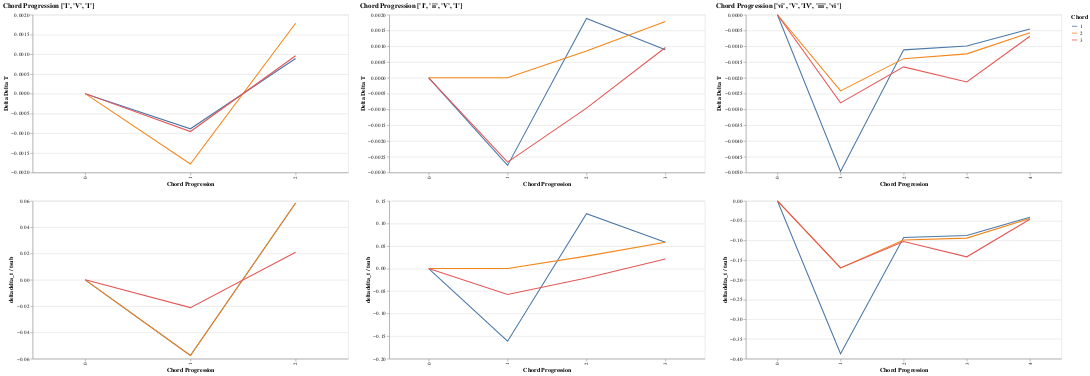

The cell this chart's notebook holds for it:
### Code cell
## generating multiple linecharts and horizontally faceting them or appending
chord_transitions= [
    
    [['C2', 'G3','C4','E4'],['G2','G3', 'B3','F4'],['C2','G3','C4','E4']],
    [['C2', 'G3','C4','E4'],['D2','F3', 'A3','D4'],['G2','G3', 'B3','F4'],['C2','G3','C4','E4']],
    [['A3','C4','E4', 'A4'],['G3','D4','G4','B4'],['F3','F4','A4','C5'],['E3','G#4','B4','D5'],['A3','A4','C5','E5']]
    ]
chord_progression_name = [
    ['I','V','I'],
    ['I','ii','V','I'],
    ['vi','V','IV','iii','vi']

]
ultra_chart = None
for cp_index in range(len(chord_transitions)):
    total_df = calculate_total_df(chord_transitions[cp_index],chord_progression_name[cp_index])
    chart = return_line_chart_delta_t_per_chord(total_df)
    chart2 = return_line_chart_delta_t_ratio_per_chord(total_df)
    chart = alt.vconcat(chart,chart2).properties(
        title=f'Chord Progression {chord_progression_name[cp_index]}'
    )
    # chart.save(f'chart_{cp_index}.html')
    ultra_chart = chart if ultra_chart is None else (alt.hconcat(ultra_chart,chart))
ultra_chart

### Figure 1 — Vega-Lite specification as saved in the notebook (floating-point values rounded to 4 significant figures)
{"config": {"view": {"continuousWidth": 300, "continuousHeight": 300}}, "hconcat": [{"hconcat": [{"vconcat": [{"mark": {"type": "line"}, "encoding": {"color": {"field": "order", "title": "Chord", "type": "nominal"}, "tooltip": [{"field": "chord_num", "type": "nominal"}, {"field": "delta_delta_t", "type": "quantitative"}], "x": {"field": "chord_index", "title": "Chord Progression", "type": "ordinal"}, "y": {"field": "delta_delta_t", "title": "Delta Delta T", "type": "quantitative"}}, "height": 300, "width": 600}, {"mark": {"type": "line"}, "encoding": {"color": {"field": "order", "title": "Chord", "type": "nominal"}, "tooltip": [{"field": "chord_num", "type": "nominal"}, {"field": "delta_delta_t", "type": "quantitative"}], "x": {"field": "chord_index", "title": "Chord Progression", "type": "ordinal"}, "y": {"field": "delta_t_tsub_ratio", "title": "deltadelta_t / tsub", "type": "quantitative"}}, "height": 300, "width": 600}], "data": {"name": "data-19482c19a00ed28f44f99adb2e640efb"}, "title": "Chord Progression ['I', 'V', 'I']"}, {"vconcat": [{"mark": {"type": "line"}, "encoding": {"color": {"field": "order", "title": "Chord", "type": "nominal"}, "tooltip": [{"field": "chord_num", "type": "nominal"}, {"field": "delta_delta_t", "type": "quantitative"}], "x": {"field": "chord_index", "title": "Chord Progression", "type": "ordinal"}, "y": {"field": "delta_delta_t", "title": "Delta Delta T", "type": "quantitative"}}, "height": 300, "width": 600}, {"mark": {"type": "line"}, "encoding": {"color": {"field": "order", "title": "Chord", "type": "nominal"}, "tooltip": [{"field": "chord_num", "type": "nominal"}, {"field": "delta_delta_t", "type": "quantitative"}], "x": {"field": "chord_index", "title": "Chord Progression", "type": "ordinal"}, "y": {"field": "delta_t_tsub_ratio", "title": "deltadelta_t / tsub", "type": "quantitative"}}, "height": 300, "width": 600}], "data": {"name": "data-08f44dcd3789403ba05df5b2105ed474"}, "title": "Chord Progression ['I', 'ii', 'V', 'I']"}]}, {"vconcat": [{"mark": {"type": "line"}, "encoding": {"color": {"field": "order", "title": "Chord", "type": "nominal"}, "tooltip": [{"field": "chord_num", "type": "nominal"}, {"field": "delta_delta_t", "type": "quantitative"}], "x": {"field": "chord_index", "title": "Chord Progression", "type": "ordinal"}, "y": {"field": "delta_delta_t", "title": "Delta Delta T", "type": "quantitative"}}, "height": 300, "width": 600}, {"mark": {"type": "line"}, "encoding": {"color": {"field": "order", "title": "Chord", "type": "nominal"}, "tooltip": [{"field": "chord_num", "type": "nominal"}, {"field": "delta_delta_t", "type": "quantitative"}], "x": {"field": "chord_index", "title": "Chord Progression", "type": "ordinal"}, "y": {"field": "delta_t_tsub_ratio", "title": "deltadelta_t / tsub", "type": "quantitative"}}, "height": 300, "width": 600}], "data": {"name": "data-2926d6d6d65107335facb369be2d5e62"}, "title": "Chord Progression ['vi', 'V', 'IV', 'iii', 'vi']"}], "$schema": "https://vega.github.io/schema/vega-lite/v5.20.1.json", "datasets": {"data-19482c19a00ed28f44f99adb2e640efb": [{"t_values": [0.01529, 0.01531, 0.01529, 0.01517], "mean_t_sub": 0.01526, "std_normed": 0.462, "indices": [0.0, 2, 3, 4.0], "difference": 0.0001377, "difference_ratio": 0.009019, "chord_num": "I", "chord": ["C2", "G3", "C4", "E4"], "chord_index": 0, "order": 1, "ratio_delta_t_tsub": 0.009019, "delta_delta_t": 0.0, "shortest_t_sub": 0.0, "shortest_t_sub_index": 0, "delta_t_tsub_ratio": 0.0}, {"t_values": [0.03058, 0.03061, 0.03058, 0.03034], "mean_t_sub": 0.03053, "std_normed": 0.462, "indices": [1.0, 5, 7, 9.0], "difference": 0.0002753, "difference_ratio": 0.009019, "chord_num": "I", "chord": ["C2", "G3", "C4", "E4"], "chord_index": 0, "order": 2, "ratio_delta_t_tsub": 0.009019, "delta_delta_t": 0.0, "shortest_t_sub": 0.0, "shortest_t_sub_index": 0, "delta_t_tsub_ratio": 0.0}, {"t_values": [0.04587, 0.04592, 0.04587, 0.04551], "mean_t_sub": 0.04579, "std_normed": 0.462, "indices": [2.0, 8, 11, 14.0], "difference": 0.000413, "difference_ratio": 0.009019, "chord_num": "I", "chord": ["C2", "G3", "C4", "E4"], "chord_index": 0, "order": 3, "ratio_delta_t_tsub": 0.009019, "delta_delta_t": 0.0, "shortest_t_sub": 0.0, "shortest_t_sub_index": 0, "delta_t_tsub_ratio": 0.0}, {"t_values": [0.01529, 0.01531, 0.0162, 0.01517], "mean_t_sub": 0.01549, "std_normed": 0.4621, "indices": [0.0, 2, 3, 4.0], "difference": 0.00103, "difference_ratio": 0.06646, "chord_num": "V", "chord": ["G2", "G3", "B3", "F4"], "chord_index": 1, "order": 1, "ratio_delta_t_tsub": 0.06646, "delta_delta_t": -0.0008919, "shortest_t_sub": 0.01526, "shortest_t_sub_index": 0, "delta_t_tsub_ratio": -0.05757}, {"t_values": [0.03058, 0.03061, 0.0324, 0.03034], "mean_t_sub": 0.03098, "std_normed": 0.4621, "indices": [1.0, 5, 7, 9.0], "difference": 0.002059, "difference_ratio": 0.06646, "chord_num": "V", "chord": ["G2", "G3", "B3", "F4"], "chord_index": 1, "order": 2, "ratio_delta_t_tsub": 0.06646, "delta_delta_t": -0.001784, "shortest_t_sub": 0.03053, "shortest_t_sub_index": 1, "delta_t_tsub_ratio": -0.05757}, {"t_values": [0.04587, 0.04592, 0.04454, 0.04551], "mean_t_sub": 0.04546, "std_normed": 0.4633, "indices": [2.0, 8, 10, 14.0], "difference": 0.001374, "difference_ratio": 0.03022, "chord_num": "V", "chord": ["G2", "G3", "B3", "F4"], "chord_index": 1, "order": 3, "ratio_delta_t_tsub": 0.03022, "delta_delta_t": -0.000961, "shortest_t_sub": 0.04579, "shortest_t_sub_index": 2, "delta_t_tsub_ratio": -0.02114}, {"t_values": [0.01529, 0.01531, 0.01529, 0.01517], "mean_t_sub": 0.01526, "std_normed": 0.462, "indices": [0.0, 2, 3, 4.0], "difference": 0.0001377, "difference_ratio": 0.009019, "chord_num": "I", "chord": ["C2", "G3", "C4", "E4"], "chord_index": 2, "order": 1, "ratio_delta_t_tsub": 0.009019, "delta_delta_t": 0.0008919, "shortest_t_sub": 0.01549, "shortest_t_sub_index": 0, "delta_t_tsub_ratio": 0.05843}, {"t_values": [0.03058, 0.03061, 0.03058, 0.03034], "mean_t_sub": 0.03053, "std_normed": 0.462, "indices": [1.0, 5, 7, 9.0], "difference": 0.0002753, "difference_ratio": 0.009019, "chord_num": "I", "chord": ["C2", "G3", "C4", "E4"], "chord_index": 2, "order": 2, "ratio_delta_t_tsub": 0.009019, "delta_delta_t": 0.001784, "shortest_t_sub": 0.03098, "shortest_t_sub_index": 1, "delta_t_tsub_ratio": 0.05843}, {"t_values": [0.04587, 0.04592, 0.04587, 0.04551], "mean_t_sub": 0.04579, "std_normed": 0.462, "indices": [2.0, 8, 11, 14.0], "difference": 0.000413, "difference_ratio": 0.009019, "chord_num": "I", "chord": ["C2", "G3", "C4", "E4"], "chord_index": 2, "order": 3, "ratio_delta_t_tsub": 0.009019, "delta_delta_t": 0.000961, "shortest_t_sub": 0.04546, "shortest_t_sub_index": 2, "delta_t_tsub_ratio": 0.02099}], "data-08f44dcd3789403ba05df5b2105ed474": [{"t_values": [0.01529, 0.01531, 0.01529, 0.01517], "mean_t_sub": 0.01526, "std_normed": 0.462, "indices": [0.0, 2, 3, 4.0], "difference": 0.0001377, "difference_ratio": 0.009019, "chord_num": "I", "chord": ["C2", "G3", "C4", "E4"], "chord_index": 0, "order": 1, "ratio_delta_t_tsub": 0.009019, "delta_delta_t": 0.0, "shortest_t_sub": 0.0, "shortest_t_sub_index": 0, "delta_t_tsub_ratio": 0.0}, {"t_values": [0.03058, 0.03061, 0.03058, 0.03034], "mean_t_sub": 0.03053, "std_normed": 0.462, "indices": [1.0, 5, 7, 9.0], "difference": 0.0002753, "difference_ratio": 0.009019, "chord_num": "I", "chord": ["C2", "G3", "C4", "E4"], "chord_index": 0, "order": 2, "ratio_delta_t_tsub": 0.009019, "delta_delta_t": 0.0, "shortest_t_sub": 0.0, "shortest_t_sub_index": 0, "delta_t_tsub_ratio": 0.0}, {"t_values": [0.04587, 0.04592, 0.04587, 0.04551], "mean_t_sub": 0.04579, "std_normed": 0.462, "indices": [2.0, 8, 11, 14.0], "difference": 0.000413, "difference_ratio": 0.009019, "chord_num": "I", "chord": ["C2", "G3", "C4", "E4"], "chord_index": 0, "order": 3, "ratio_delta_t_tsub": 0.009019, "delta_delta_t": 0.0, "shortest_t_sub": 0.0, "shortest_t_sub_index": 0, "delta_t_tsub_ratio": 0.0}, {"t_values": [0.01529, 0.01718, 0.01818, 0.0182], "mean_t_sub": 0.01721, "std_normed": 0.4698, "indices": [0.0, 2, 3, 5.0], "difference": 0.002913, "difference_ratio": 0.1692, "chord_num": "ii", "chord": ["D2", "F3", "A3", "D4"], "chord_index": 1, "order": 1, "ratio_delta_t_tsub": 0.1692, "delta_delta_t": -0.002776, "shortest_t_sub": 0.01526, "shortest_t_sub_index": 0, "delta_t_tsub_ratio": -0.1612}, {"t_values": [0.04587, 0.04582, 0.04545, 0.04551], "mean_t_sub": 0.04566, "std_normed": 0.5103, "indices": [2.0, 7, 9, 14.0], "difference": 0.0004125, "difference_ratio": 0.009035, "chord_num": "ii", "chord": ["D2", "F3", "A3", "D4"], "chord_index": 1, "order": 2, "ratio_delta_t_tsub": 0.009035, "delta_delta_t": 4.661e-07, "shortest_t_sub": 0.04579, "shortest_t_sub_index": 2, "delta_t_tsub_ratio": 1.021e-05}, {"t_values": [0.04587, 0.04582, 0.04545, 0.04854], "mean_t_sub": 0.04642, "std_normed": 0.4621, "indices": [2.0, 7, 9, 15.0], "difference": 0.003085, "difference_ratio": 0.06646, "chord_num": "ii", "chord": ["D2", "F3", "A3", "D4"], "chord_index": 1, "order": 3, "ratio_delta_t_tsub": 0.06646, "delta_delta_t": -0.002672, "shortest_t_sub": 0.04579, "shortest_t_sub_index": 2, "delta_t_tsub_ratio": -0.05756}, {"t_values": [0.01529, 0.01531, 0.0162, 0.01517], "mean_t_sub": 0.01549, "std_normed": 0.4621, "indices": [0.0, 2, 3, 4.0], "difference": 0.00103, "difference_ratio": 0.06646, "chord_num": "V", "chord": ["G2", "G3", "B3", "F4"], "chord_index": 2, "order": 1, "ratio_delta_t_tsub": 0.06646, "delta_delta_t": 0.001884, "shortest_t_sub": 0.01721, "shortest_t_sub_index": 0, "delta_t_tsub_ratio": 0.1216}, {"t_values": [0.03058, 0.03061, 0.0324, 0.03034], "mean_t_sub": 0.03098, "std_normed": 0.4621, "indices": [1.0, 5, 7, 9.0], "difference": 0.002059, "difference_ratio": 0.06646, "chord_num": "V", "chord": ["G2", "G3", "B3", "F4"], "chord_index": 2, "order": 2, "ratio_delta_t_tsub": 0.06646, "delta_delta_t": 0.0008543, "shortest_t_sub": 0.01721, "shortest_t_sub_index": 0, "delta_t_tsub_ratio": 0.02757}, {"t_values": [0.04587, 0.04592, 0.04454, 0.04551], "mean_t_sub": 0.04546, "std_normed": 0.4633, "indices": [2.0, 8, 10, 14.0], "difference": 0.001374, "difference_ratio": 0.03022, "chord_num": "V", "chord": ["G2", "G3", "B3", "F4"], "chord_index": 2, "order": 3, "ratio_delta_t_tsub": 0.03022, "delta_delta_t": -0.0009614, "shortest_t_sub": 0.04566, "shortest_t_sub_index": 1, "delta_t_tsub_ratio": -0.02115}, {"t_values": [0.01529, 0.01531, 0.01529, 0.01517], "mean_t_sub": 0.01526, "std_normed": 0.462, "indices": [0.0, 2, 3, 4.0], "difference": 0.0001377, "difference_ratio": 0.009019, "chord_num": "I", "chord": ["C2", "G3", "C4", "E4"], "chord_index": 3, "order": 1, "ratio_delta_t_tsub": 0.009019, "delta_delta_t": 0.0008919, "shortest_t_sub": 0.01549, "shortest_t_sub_index": 0, "delta_t_tsub_ratio": 0.05843}, {"t_values": [0.03058, 0.03061, 0.03058, 0.03034], "mean_t_sub": 0.03053, "std_normed": 0.462, "indices": [1.0, 5, 7, 9.0], "difference": 0.0002753, "difference_ratio": 0.009019, "chord_num": "I", "chord": ["C2", "G3", "C4", "E4"], "chord_index": 3, "order": 2, "ratio_delta_t_tsub": 0.009019, "delta_delta_t": 0.001784, "shortest_t_sub": 0.03098, "shortest_t_sub_index": 1, "delta_t_tsub_ratio": 0.05843}, {"t_values": [0.04587, 0.04592, 0.04587, 0.04551], "mean_t_sub": 0.04579, "std_normed": 0.462, "indices": [2.0, 8, 11, 14.0], "difference": 0.000413, "difference_ratio": 0.009019, "chord_num": "I", "chord": ["C2", "G3", "C4", "E4"], "chord_index": 3, "order": 3, "ratio_delta_t_tsub": 0.009019, "delta_delta_t": 0.000961, "shortest_t_sub": 0.04546, "shortest_t_sub_index": 2, "delta_t_tsub_ratio": 0.02099}], "data-2926d6d6d65107335facb369be2d5e62": [{"t_values": [0.01529, 0.01529, 0.01517, 0.01517], "mean_t_sub": 0.01523, "std_normed": 0.5774, "indices": [0.0, 3, 4, 4.0], "difference": 0.0001204, "difference_ratio": 0.007905, "chord_num": "vi", "chord": ["A3", "C4", "E4", "A4"], "chord_index": 0, "order": 1, "ratio_delta_t_tsub": 0.007905, "delta_delta_t": 0.0, "shortest_t_sub": 0.0, "shortest_t_sub_index": 0, "delta_t_tsub_ratio": 0.0}, {"t_values": [0.03058, 0.03058, 0.03034, 0.03034], "mean_t_sub": 0.03046, "std_normed": 0.5774, "indices": [1.0, 7, 9, 9.0], "difference": 0.0002408, "difference_ratio": 0.007905, "chord_num": "vi", "chord": ["A3", "C4", "E4", "A4"], "chord_index": 0, "order": 2, "ratio_delta_t_tsub": 0.007905, "delta_delta_t": 0.0, "shortest_t_sub": 0.0, "shortest_t_sub_index": 0, "delta_t_tsub_ratio": 0.0}, {"t_values": [0.04587, 0.04587, 0.04551, 0.04551], "mean_t_sub": 0.04569, "std_normed": 0.5774, "indices": [2.0, 11, 14, 14.0], "difference": 0.0003612, "difference_ratio": 0.007905, "chord_num": "vi", "chord": ["A3", "C4", "E4", "A4"], "chord_index": 0, "order": 3, "ratio_delta_t_tsub": 0.007905, "delta_delta_t": 0.0, "shortest_t_sub": 0.0, "shortest_t_sub_index": 0, "delta_t_tsub_ratio": 0.0}, {"t_values": [0.01529, 0.01362, 0.0102, 0.01213], "mean_t_sub": 0.01281, "std_normed": 0.4256, "indices": [0.0, 3, 3, 3.0], "difference": 0.005085, "difference_ratio": 0.3969, "chord_num": "V", "chord": ["G3", "D4", "G4", "B4"], "chord_index": 1, "order": 1, "ratio_delta_t_tsub": 0.3969, "delta_delta_t": -0.004964, "shortest_t_sub": 0.01523, "shortest_t_sub_index": 0, "delta_t_tsub_ratio": -0.3875}, {"t_values": [0.01529, 0.01362, 0.01276, 0.01517], "mean_t_sub": 0.01421, "std_normed": 0.4859, "indices": [0.0, 3, 4, 4.0], "difference": 0.002534, "difference_ratio": 0.1783, "chord_num": "V", "chord": ["G3", "D4", "G4", "B4"], "chord_index": 1, "order": 2, "ratio_delta_t_tsub": 0.1783, "delta_delta_t": -0.002413, "shortest_t_sub": 0.01523, "shortest_t_sub_index": 0, "delta_t_tsub_ratio": -0.1699}, {"t_values": [0.01529, 0.01703, 0.01531, 0.0182], "mean_t_sub": 0.01646, "std_normed": 0.4878, "indices": [0.0, 4, 5, 5.0], "difference": 0.002913, "difference_ratio": 0.177, "chord_num": "V", "chord": ["G3", "D4", "G4", "B4"], "chord_index": 1, "order": 3, "ratio_delta_t_tsub": 0.177, "delta_delta_t": -0.002793, "shortest_t_sub": 0.01523, "shortest_t_sub_index": 0, "delta_t_tsub_ratio": -0.1697}, {"t_values": [0.01529, 0.01145, 0.009091, 0.01213], "mean_t_sub": 0.01199, "std_normed": 0.4124, "indices": [0.0, 3, 3, 3.0], "difference": 0.006198, "difference_ratio": 0.5168, "chord_num": "IV", "chord": ["F3", "F4", "A4", "C5"], "chord_index": 2, "order": 1, "ratio_delta_t_tsub": 0.5168, "delta_delta_t": -0.001113, "shortest_t_sub": 0.01281, "shortest_t_sub_index": 0, "delta_t_tsub_ratio": -0.09283}, {"t_values": [0.01529, 0.01432, 0.01136, 0.01517], "mean_t_sub": 0.01403, "std_normed": 0.4668, "indices": [0.0, 4, 4, 4.0], "difference": 0.003925, "difference_ratio": 0.2797, "chord_num": "IV", "chord": ["F3", "F4", "A4", "C5"], "chord_index": 2, "order": 2, "ratio_delta_t_tsub": 0.2797, "delta_delta_t": -0.001392, "shortest_t_sub": 0.01421, "shortest_t_sub_index": 1, "delta_t_tsub_ratio": -0.09916}, {"t_values": [0.01529, 0.01718, 0.01364, 0.0182], "mean_t_sub": 0.01608, "std_normed": 0.4437, "indices": [0.0, 5, 5, 5.0], "difference": 0.004566, "difference_ratio": 0.284, "chord_num": "IV", "chord": ["F3", "F4", "A4", "C5"], "chord_index": 2, "order": 3, "ratio_delta_t_tsub": 0.284, "delta_delta_t": -0.001653, "shortest_t_sub": 0.01646, "shortest_t_sub_index": 2, "delta_t_tsub_ratio": -0.1028}, {"t_values": [0.01529, 0.009631, 0.008099, 0.01213], "mean_t_sub": 0.01129, "std_normed": 0.4372, "indices": [0.0, 3, 3, 3.0], "difference": 0.00719, "difference_ratio": 0.6369, "chord_num": "iii", "chord": ["E3", "G#4", "B4", "D5"], "chord_index": 3, "order": 1, "ratio_delta_t_tsub": 0.6369, "delta_delta_t": -0.0009918, "shortest_t_sub": 0.01199, "shortest_t_sub_index": 0, "delta_t_tsub_ratio": -0.08786}, {"t_values": [0.01529, 0.01204, 0.01012, 0.01517], "mean_t_sub": 0.01316, "std_normed": 0.4878, "indices": [0.0, 4, 4, 4.0], "difference": 0.005165, "difference_ratio": 0.3926, "chord_num": "iii", "chord": ["E3", "G#4", "B4", "D5"], "chord_index": 3, "order": 2, "ratio_delta_t_tsub": 0.3926, "delta_delta_t": -0.00124, "shortest_t_sub": 0.01403, "shortest_t_sub_index": 1, "delta_t_tsub_ratio": -0.09424}, {"t_values": [0.01529, 0.01445, 0.01215, 0.0182], "mean_t_sub": 0.01502, "std_normed": 0.4132, "indices": [0.0, 5, 5, 5.0], "difference": 0.006054, "difference_ratio": 0.403, "chord_num": "iii", "chord": ["E3", "G#4", "B4", "D5"], "chord_index": 3, "order": 3, "ratio_delta_t_tsub": 0.403, "delta_delta_t": -0.002128, "shortest_t_sub": 0.01403, "shortest_t_sub_index": 1, "delta_t_tsub_ratio": -0.1417}, {"t_values": [0.01529, 0.009091, 0.007645, 0.01213], "mean_t_sub": 0.01104, "std_normed": 0.4441, "indices": [0.0, 3, 3, 3.0], "difference": 0.007645, "difference_ratio": 0.6924, "chord_num": "vi", "chord": ["A3", "A4", "C5", "E5"], "chord_index": 4, "order": 1, "ratio_delta_t_tsub": 0.6924, "delta_delta_t": -0.0004546, "shortest_t_sub": 0.01129, "shortest_t_sub_index": 0, "delta_t_tsub_ratio": -0.04118}, {"t_values": [0.01529, 0.01136, 0.009556, 0.01517], "mean_t_sub": 0.01284, "std_normed": 0.4973, "indices": [0.0, 4, 4, 4.0], "difference": 0.005733, "difference_ratio": 0.4464, "chord_num": "vi", "chord": ["A3", "A4", "C5", "E5"], "chord_index": 4, "order": 2, "ratio_delta_t_tsub": 0.4464, "delta_delta_t": -0.0005682, "shortest_t_sub": 0.01316, "shortest_t_sub_index": 1, "delta_t_tsub_ratio": -0.04424}, {"t_values": [0.01529, 0.01364, 0.01147, 0.0182], "mean_t_sub": 0.01465, "std_normed": 0.4216, "indices": [0.0, 5, 5, 5.0], "difference": 0.006736, "difference_ratio": 0.4598, "chord_num": "vi", "chord": ["A3", "A4", "C5", "E5"], "chord_index": 4, "order": 3, "ratio_delta_t_tsub": 0.4598, "delta_delta_t": -0.0006818, "shortest_t_sub": 0.01502, "shortest_t_sub_index": 2, "delta_t_tsub_ratio": -0.04655}]}}
